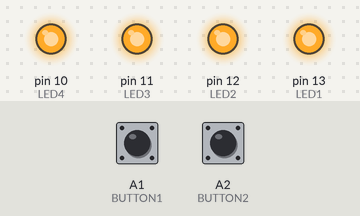
This sketch was run on a simulated Arduino Uno, built with avr-gcc and run on an emulated ATmega328P. Parts: output pins drawn as LEDs (lit = HIGH). The inputs (shaded band) are chosen by the test bench; at power-on: A1 (BUTTON1) HIGH, A2 (BUTTON2) HIGH.

Above: at 0.8 s.
At 5.8 s:
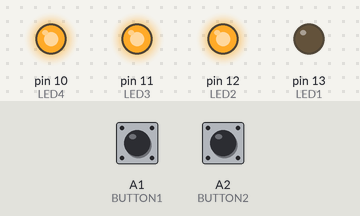
Timing chart, 0 to 7.7 s (numbered marks = the images above):
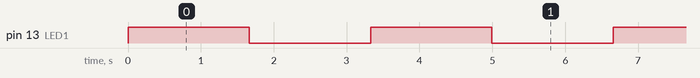

Measured:
- by itself, pin 13 (LED1): alternates HIGH for 1.7 s and LOW for 1.7 s

The sketch:

timer.ino
```cpp
#include "pindefs.h"
#define DIFFTIME 500
byte state = HIGH;
volatile int counter = 0;
unsigned long int tempoB1 = 0;
unsigned long int tempoB2 = 600;
bool stopBlink = false;
void timerSetup () {
   TIMSK2 = (TIMSK2 & B11111110) | 0x01;
   TCCR2B = (TCCR2B & B11111000) | 0x07;
}

volatile int buttonChanged = 0;

void pciSetup (byte pin) {
    *digitalPinToPCMSK(pin) |= bit (digitalPinToPCMSKbit(pin));  // enable pin
    PCIFR  |= bit (digitalPinToPCICRbit(pin)); // clear any outstanding interruptjk
    PCICR  |= bit (digitalPinToPCICRbit(pin)); // enable interrupt for the group
}

void disable (byte pin) {
  *digitalPinToPCMSK(pin) &= ~bit (digitalPinToPCMSKbit(pin));
}


void setup() {
   pinMode(LED1, OUTPUT); digitalWrite(LED1, state);
   pinMode(LED2, OUTPUT); digitalWrite(LED2, state);
   pinMode(LED3, OUTPUT); digitalWrite(LED3, state);
   pinMode(LED4, OUTPUT); digitalWrite(LED4, state);
   pinMode (BUTTON1, INPUT_PULLUP);
   pinMode (BUTTON2, INPUT_PULLUP);
   pciSetup(BUTTON1);
   pciSetup(BUTTON2);
   timerSetup();
   Serial.begin(9600);
}

void loop() {
  if(stopBlink) {
    digitalWrite(LED1, HIGH);
  }
  else {
    if(buttonChanged) {
      if(digitalRead(BUTTON1) == LOW) {
        tempoB1 = millis();
      }
      if(digitalRead(BUTTON2) == LOW) {
        tempoB2 = millis();
      }
      buttonChanged = 0;
      if( abs( tempoB1 - tempoB2 ) < DIFFTIME ) {
        stopBlink = true;
      }
    }
    if (counter > 50) {
      state = !state;
      digitalWrite(LED1, state);
      counter = 0;
    }
  }
}

ISR(TIMER2_OVF_vect){
   counter++;
}

ISR(PCINT1_vect) { // handle pin change interrupt for A0 to A5 here
  buttonChanged = 1;
}
```

pindefs.h
```cpp
// Botoes:
#define BUTTON1 A1
#define BUTTON2 A2
#define BUTTON3 A3

// Leds
#define LED1 13
#define LED2 12
#define LED3 11
#define LED4 10
```
